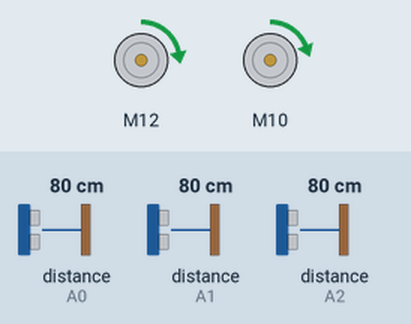
The sketch below on a simulated Arduino Uno, built with avr-gcc and run on an emulated ATmega328P. On the bench: 2 × DC motor (green arrow = forward, orange = backward, longer = faster). Wiring (inferred from the names in the program): 3 × ultrasonic range finder: trigger pin 5, echo A2 / trigger pin 6, echo A1 / trigger pin 7, echo A0. Inputs (shaded band) come from the test bench; at power-on: distance to the obstacle (sensors on A1, A0, A2) 80 cm. The echo pulse lasts 58.3 µs per cm; what the sketch prints to the serial monitor is not drawn.

Above: at 1.5 s.
1.6 s: distance to the obstacle (sensor on A1) set to 18 cm
4.6 s: distance to the obstacle (sensor on A1) set to 13 cm
At 7.5 s:
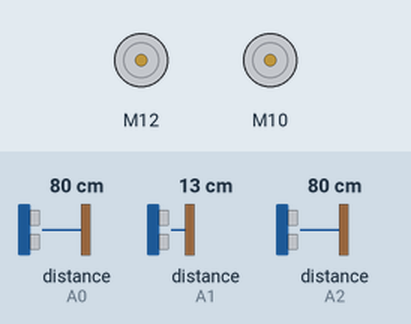
Timing chart, 0 to 13.6 s (numbered marks = the images above; inputs shaded):
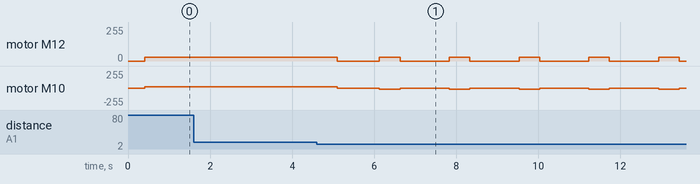

Measured:
- the behaviour switches between 16 and 15 cm on distance to the obstacle (sensor on A1) (found by bisection; images 0 and 1)
- after the input at 1.6 s, every drawn part: stays the same
- after the input at 4.6 s, motor M12: alternates forward 30/255 for 0.50 s and stopped for 1.2 s, starting after 0.50 s; motor M10: alternates backward 20/255 for 0.50 s and stopped for 1.2 s, starting after 0.50 s

The sketch:

maze_robot_arduino_nano_code.ino
```cpp
#include <L298NX2.h>

// Pinii motoarelor
const unsigned int EN_A = 3;
const unsigned int IN1_A = 12;
const unsigned int IN2_A = 11;

const unsigned int IN1_B = 10;
const unsigned int IN2_B = 9;
const unsigned int EN_B = 4;

// Inițializare motoare
L298NX2 motors(EN_A, IN1_A, IN2_A, EN_B, IN1_B, IN2_B);

// Setări senzori (în centimetri)
#define FRONT_THRESHOLD 15  // Prag pentru senzorul frontal
#define SIDE_THRESHOLD 5    // Prag pentru senzorii laterali
#define SAFE_DISTANCE 20    // Distanță considerată sigură

// Timpi pentru manevre
const int TURN_TIME = 500;    // Timp pentru viraj de 90 de grade
const int UTURN_TIME = 1000;  // Timp pentru întoarcere de 180 de grade
const int BACK_TIME = 300;    // Timp pentru mers înapoi
const int THINK_TIME = 1000;  // Timp pentru "gândire" (1 secundă)

// Pinii senzorilor ultrasonic
const int trigPinf = 6;    // Senzor frontal
const int echopinf = A1;
const int trigPinr = 7;    // Senzor dreapta
const int echoPinr = A0;
const int trigPinl = 5;    // Senzor stânga
const int echoPinl = A2;

// Viteze motoare
int speedA = 30;  // Viteză motor A
int speedB = 20;  // Viteză motor B

// Buffer pentru citiri senzori
#define NUM_READINGS 5
float frontReadings[NUM_READINGS];
float rightReadings[NUM_READINGS];
float leftReadings[NUM_READINGS];
int readingIndex = 0;

// -------------------------
// Funcții utilitare
// -------------------------

float getMedian(float arr[], int size) {
  for (int i = 0; i < size - 1; i++) {
    for (int j = 0; j < size - i - 1; j++) {
      if (arr[j] > arr[j + 1]) {
        float temp = arr[j];
        arr[j] = arr[j + 1];
        arr[j + 1] = temp;
      }
    }
  }
  return arr[size / 2];
}

float measureDistance(int trigPin, int echoPin) {
  digitalWrite(trigPin, LOW);
  delayMicroseconds(2);
  digitalWrite(trigPin, HIGH);
  delayMicroseconds(10);
  digitalWrite(trigPin, LOW);
  long duration = pulseIn(echoPin, HIGH);
  return duration * 0.034 / 2;
}

void updateSensorReadings() {
  frontReadings[readingIndex] = measureDistance(trigPinf, echopinf);
  rightReadings[readingIndex] = measureDistance(trigPinr, echoPinr);
  leftReadings[readingIndex] = measureDistance(trigPinl, echoPinl);
  readingIndex = (readingIndex + 1) % NUM_READINGS;
}

void getCurrentDistances(float &front, float &right, float &left) {
  front = getMedian(frontReadings, NUM_READINGS);
  right = getMedian(rightReadings, NUM_READINGS);
  left = getMedian(leftReadings, NUM_READINGS);
}

// -------------------------
// Funcții de mișcare
// -------------------------

void stopAndThink() {
  motors.stopA();
  motors.stopB();
  Serial.println("Oprit pentru gândire...");
  delay(THINK_TIME); // Pauză de gândire
}

void goForward() {
  motors.setSpeedA(speedA);
  motors.setSpeedB(speedB);
  motors.forwardA();
  motors.forwardB();
}

void goBackward() {
  motors.setSpeedA(speedA);
  motors.setSpeedB(speedB);
  motors.backwardA();
  motors.backwardB();
  delay(BACK_TIME);
  motors.stopA();
  motors.stopB();
}

void turnRight() {
  stopAndThink();
  Serial.println("Execut viraj dreapta");
  motors.setSpeedA(speedA);
  motors.setSpeedB(speedB);
  motors.forwardA();
  motors.backwardB();
  delay(TURN_TIME);
  motors.stopA();
  motors.stopB();
}

void turnLeft() {
  stopAndThink();
  Serial.println("Execut viraj stânga");
  motors.setSpeedA(speedA);
  motors.setSpeedB(speedB);
  motors.backwardA();
  motors.forwardB();
  delay(TURN_TIME);
  motors.stopA();
  motors.stopB();
}

void performUTurn() {
  stopAndThink();
  Serial.println("Execut întoarcere completă");
  motors.setSpeedA(speedA);
  motors.setSpeedB(speedB);
  motors.forwardA();
  motors.backwardB();
  delay(UTURN_TIME);
  motors.stopA();
  motors.stopB();
}

// -------------------------
// Setup
// -------------------------
void setup() {
  Serial.begin(9600);
  while (!Serial) { ; }

  pinMode(trigPinf, OUTPUT);
  pinMode(echopinf, INPUT);
  pinMode(trigPinr, OUTPUT);
  pinMode(echoPinr, INPUT);
  pinMode(trigPinl, OUTPUT);
  pinMode(echoPinl, INPUT);

  motors.setSpeedA(speedA);
  motors.setSpeedB(speedB);

  for (int i = 0; i < NUM_READINGS; i++) {
    updateSensorReadings();
    delay(50);
  }

  Serial.println("Robotul este gata!");
  Serial.println("Citiri senzori (cm): Fata | Dreapta | Stanga");
}

// -------------------------
// Bucla principală
// -------------------------
void loop() {
  updateSensorReadings();

  float frontDist, rightDist, leftDist;
  getCurrentDistances(frontDist, rightDist, leftDist);

  Serial.print("Distanțe - F: ");
  Serial.print(frontDist);
  Serial.print(" | D: ");
  Serial.print(rightDist);
  Serial.print(" | S: ");
  Serial.print(leftDist);
  Serial.println(" cm");

  bool frontObstacle = frontDist <= FRONT_THRESHOLD;
  bool rightObstacle = rightDist <= SIDE_THRESHOLD;
  bool leftObstacle = leftDist <= SIDE_THRESHOLD;

  if (frontObstacle) {
    Serial.println("Obstacol detectat în față!");

    // Decizie rută
    if (!rightObstacle && rightDist > leftDist) {
      Serial.println("Am decis să virez dreapta (mai mult spațiu)");
      turnRight();
    }
    else if (!leftObstacle) {
      Serial.println("Am decis să virez stânga");
      turnLeft();
    }
    else if (!rightObstacle) {
      Serial.println("Am decis să virez dreapta (ultima opțiune)");
      turnRight();
    }
    else {
      Serial.println("Toate căile blocate - mers înapoi și întoarcere");
      goBackward();
      performUTurn();
    }
  }
  else {
    // Nicio obstrucție - mergem înainte
    Serial.println("Drum liber - mergem înainte");
    goForward();
  }

  delay(100); // Mic delay între cicluri
}
```
